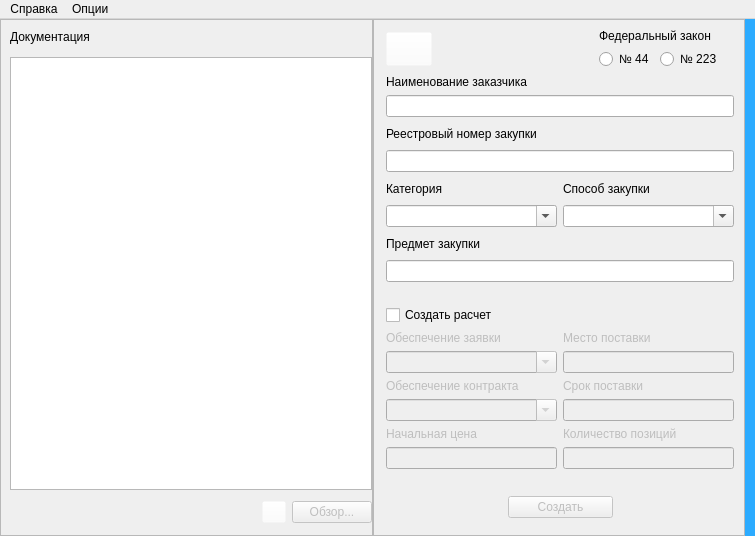
<?xml version="1.0" encoding="UTF-8"?>
<ui version="4.0">
 <class>Ui</class>
 <widget class="QMainWindow" name="Ui">
  <property name="geometry">
   <rect>
    <x>0</x>
    <y>0</y>
    <width>755</width>
    <height>536</height>
   </rect>
  </property>
  <property name="minimumSize">
   <size>
    <width>755</width>
    <height>536</height>
   </size>
  </property>
  <property name="maximumSize">
   <size>
    <width>1000</width>
    <height>536</height>
   </size>
  </property>
  <property name="font">
   <font>
    <kerning>true</kerning>
   </font>
  </property>
  <property name="windowTitle">
   <string>Tend Менеджер</string>
  </property>
  <property name="windowOpacity">
   <double>1.000000000000000</double>
  </property>
  <property name="styleSheet">
   <string notr="true"/>
  </property>
  <widget class="QWidget" name="centralwidget">
   <property name="maximumSize">
    <size>
     <width>16777215</width>
     <height>16777215</height>
    </size>
   </property>
   <layout class="QVBoxLayout" name="verticalLayout_2">
    <property name="leftMargin">
     <number>0</number>
    </property>
    <property name="topMargin">
     <number>0</number>
    </property>
    <property name="rightMargin">
     <number>0</number>
    </property>
    <property name="bottomMargin">
     <number>0</number>
    </property>
    <item>
     <layout class="QHBoxLayout" name="horizontalLayout_5">
      <property name="spacing">
       <number>0</number>
      </property>
      <property name="sizeConstraint">
       <enum>QLayout::SetDefaultConstraint</enum>
      </property>
      <property name="leftMargin">
       <number>0</number>
      </property>
      <item>
       <widget class="QFrame" name="frame_2">
        <property name="frameShape">
         <enum>QFrame::StyledPanel</enum>
        </property>
        <property name="frameShadow">
         <enum>QFrame::Raised</enum>
        </property>
        <layout class="QVBoxLayout" name="verticalLayout_7">
         <property name="topMargin">
          <number>2</number>
         </property>
         <property name="rightMargin">
          <number>0</number>
         </property>
         <item>
          <layout class="QHBoxLayout" name="horizontalLayout_7">
           <property name="spacing">
            <number>0</number>
           </property>
           <item>
            <widget class="QLabel" name="label_6">
             <property name="maximumSize">
              <size>
               <width>16777215</width>
               <height>27</height>
              </size>
             </property>
             <property name="text">
              <string>Документация</string>
             </property>
            </widget>
           </item>
          </layout>
         </item>
         <item>
          <widget class="QListWidget" name="_listDocuments">
           <property name="minimumSize">
            <size>
             <width>233</width>
             <height>383</height>
            </size>
           </property>
           <property name="maximumSize">
            <size>
             <width>16777215</width>
             <height>433</height>
            </size>
           </property>
          </widget>
         </item>
         <item>
          <layout class="QHBoxLayout" name="horizontalLayout_6">
           <property name="topMargin">
            <number>4</number>
           </property>
           <item>
            <spacer name="horizontalSpacer_5">
             <property name="orientation">
              <enum>Qt::Horizontal</enum>
             </property>
             <property name="sizeHint" stdset="0">
              <size>
               <width>40</width>
               <height>20</height>
              </size>
             </property>
            </spacer>
           </item>
           <item>
            <widget class="QPushButton" name="pushButton">
             <property name="enabled">
              <bool>false</bool>
             </property>
             <property name="maximumSize">
              <size>
               <width>24</width>
               <height>16777215</height>
              </size>
             </property>
             <property name="styleSheet">
              <string notr="true">background-color: rgba(255, 255, 255, 0);</string>
             </property>
             <property name="text">
              <string/>
             </property>
             <property name="icon">
              <iconset>
               <normaloff>interface/icons/add.ico</normaloff>interface/icons/add.ico</iconset>
             </property>
            </widget>
           </item>
           <item>
            <widget class="QPushButton" name="_btnView">
             <property name="enabled">
              <bool>false</bool>
             </property>
             <property name="minimumSize">
              <size>
               <width>0</width>
               <height>0</height>
              </size>
             </property>
             <property name="text">
              <string>Обзор...</string>
             </property>
            </widget>
           </item>
          </layout>
         </item>
        </layout>
       </widget>
      </item>
      <item>
       <widget class="QFrame" name="frame">
        <property name="styleSheet">
         <string notr="true"/>
        </property>
        <property name="frameShape">
         <enum>QFrame::StyledPanel</enum>
        </property>
        <property name="frameShadow">
         <enum>QFrame::Raised</enum>
        </property>
        <layout class="QVBoxLayout" name="verticalLayout_3">
         <property name="spacing">
          <number>6</number>
         </property>
         <property name="leftMargin">
          <number>12</number>
         </property>
         <property name="rightMargin">
          <number>10</number>
         </property>
         <item>
          <layout class="QGridLayout" name="gridLayout">
           <property name="rightMargin">
            <number>0</number>
           </property>
           <item row="2" column="0" colspan="3">
            <widget class="QLabel" name="label">
             <property name="text">
              <string>Наименование заказчика</string>
             </property>
            </widget>
           </item>
           <item row="0" column="2" colspan="3">
            <widget class="QLabel" name="label_5">
             <property name="text">
              <string>Федеральный закон</string>
             </property>
            </widget>
           </item>
           <item row="1" column="1">
            <spacer name="horizontalSpacer">
             <property name="orientation">
              <enum>Qt::Horizontal</enum>
             </property>
             <property name="sizeHint" stdset="0">
              <size>
               <width>40</width>
               <height>20</height>
              </size>
             </property>
            </spacer>
           </item>
           <item row="0" column="0" rowspan="2">
            <widget class="QPushButton" name="btn_open_documents">
             <property name="enabled">
              <bool>true</bool>
             </property>
             <property name="minimumSize">
              <size>
               <width>46</width>
               <height>34</height>
              </size>
             </property>
             <property name="styleSheet">
              <string notr="true">background-color: rgba(255, 255, 255, 0);</string>
             </property>
             <property name="text">
              <string/>
             </property>
             <property name="icon">
              <iconset>
               <normaloff>../icons/arrow-right.ico</normaloff>
               <disabledoff>../icons/display-none.ico</disabledoff>../icons/arrow-right.ico</iconset>
             </property>
             <property name="iconSize">
              <size>
               <width>35</width>
               <height>35</height>
              </size>
             </property>
            </widget>
           </item>
           <item row="1" column="2">
            <layout class="QHBoxLayout" name="horizontalLayout_3">
             <item>
              <widget class="QRadioButton" name="_radio44">
               <property name="text">
                <string>№ 44</string>
               </property>
              </widget>
             </item>
             <item>
              <widget class="QRadioButton" name="_radio223">
               <property name="text">
                <string>№ 223</string>
               </property>
              </widget>
             </item>
            </layout>
           </item>
          </layout>
         </item>
         <item>
          <widget class="QLineEdit" name="_lineName">
           <property name="minimumSize">
            <size>
             <width>335</width>
             <height>0</height>
            </size>
           </property>
          </widget>
         </item>
         <item>
          <widget class="QLabel" name="label_2">
           <property name="text">
            <string>Реестровый номер закупки</string>
           </property>
          </widget>
         </item>
         <item>
          <widget class="QLineEdit" name="_lineRegNumber"/>
         </item>
         <item>
          <layout class="QHBoxLayout" name="horizontalLayout_2">
           <item>
            <widget class="QLabel" name="label_15">
             <property name="text">
              <string>Категория</string>
             </property>
            </widget>
           </item>
           <item>
            <widget class="QLabel" name="label_3">
             <property name="text">
              <string>Способ закупки</string>
             </property>
            </widget>
           </item>
          </layout>
         </item>
         <item>
          <layout class="QHBoxLayout" name="horizontalLayout">
           <item>
            <widget class="QComboBox" name="_comboCat">
             <property name="editable">
              <bool>true</bool>
             </property>
            </widget>
           </item>
           <item>
            <widget class="QComboBox" name="_comboMethod">
             <property name="editable">
              <bool>true</bool>
             </property>
            </widget>
           </item>
          </layout>
         </item>
         <item>
          <widget class="QLabel" name="label_4">
           <property name="text">
            <string>Предмет закупки</string>
           </property>
          </widget>
         </item>
         <item>
          <widget class="QLineEdit" name="_lineObject"/>
         </item>
         <item>
          <layout class="QHBoxLayout" name="horizontalLayout_8">
           <property name="topMargin">
            <number>17</number>
           </property>
           <item>
            <layout class="QVBoxLayout" name="verticalLayout_6">
             <item>
              <widget class="QCheckBox" name="_checkBoxPayment">
               <property name="minimumSize">
                <size>
                 <width>0</width>
                 <height>20</height>
                </size>
               </property>
               <property name="text">
                <string>Создать расчет</string>
               </property>
              </widget>
             </item>
             <item>
              <widget class="QLabel" name="label_appSecurity">
               <property name="enabled">
                <bool>false</bool>
               </property>
               <property name="text">
                <string>Обеспечение заявки</string>
               </property>
              </widget>
             </item>
             <item>
              <widget class="QComboBox" name="_lineAppSecurity">
               <property name="enabled">
                <bool>false</bool>
               </property>
               <property name="editable">
                <bool>true</bool>
               </property>
               <item>
                <property name="text">
                 <string/>
                </property>
               </item>
               <item>
                <property name="text">
                 <string>Не требуется</string>
                </property>
               </item>
               <item>
                <property name="text">
                 <string>5%</string>
                </property>
               </item>
              </widget>
             </item>
             <item>
              <widget class="QLabel" name="label_contractSecurity">
               <property name="enabled">
                <bool>false</bool>
               </property>
               <property name="text">
                <string>Обеспечение контракта</string>
               </property>
              </widget>
             </item>
             <item>
              <widget class="QComboBox" name="_lineContractSecurity">
               <property name="enabled">
                <bool>false</bool>
               </property>
               <property name="editable">
                <bool>true</bool>
               </property>
               <item>
                <property name="text">
                 <string/>
                </property>
               </item>
               <item>
                <property name="text">
                 <string>Не требуется</string>
                </property>
               </item>
               <item>
                <property name="text">
                 <string>5%</string>
                </property>
               </item>
              </widget>
             </item>
             <item>
              <widget class="QLabel" name="label_currentPrice">
               <property name="enabled">
                <bool>false</bool>
               </property>
               <property name="text">
                <string>Начальная цена</string>
               </property>
              </widget>
             </item>
             <item>
              <widget class="QLineEdit" name="_lineCurrentPrice">
               <property name="enabled">
                <bool>false</bool>
               </property>
              </widget>
             </item>
            </layout>
           </item>
           <item>
            <layout class="QVBoxLayout" name="verticalLayout_5">
             <item>
              <widget class="QLabel" name="label_14">
               <property name="minimumSize">
                <size>
                 <width>0</width>
                 <height>20</height>
                </size>
               </property>
               <property name="text">
                <string/>
               </property>
              </widget>
             </item>
             <item>
              <widget class="QLabel" name="label_place">
               <property name="enabled">
                <bool>false</bool>
               </property>
               <property name="text">
                <string>Место поставки</string>
               </property>
              </widget>
             </item>
             <item>
              <widget class="QLineEdit" name="_linePlace">
               <property name="enabled">
                <bool>false</bool>
               </property>
              </widget>
             </item>
             <item>
              <widget class="QLabel" name="label_period">
               <property name="enabled">
                <bool>false</bool>
               </property>
               <property name="text">
                <string>Срок поставки</string>
               </property>
              </widget>
             </item>
             <item>
              <widget class="QLineEdit" name="_linePeriod">
               <property name="enabled">
                <bool>false</bool>
               </property>
              </widget>
             </item>
             <item>
              <widget class="QLabel" name="label_positionCount">
               <property name="enabled">
                <bool>false</bool>
               </property>
               <property name="text">
                <string>Количество позиций</string>
               </property>
              </widget>
             </item>
             <item>
              <widget class="QLineEdit" name="_linePositionCount">
               <property name="enabled">
                <bool>false</bool>
               </property>
              </widget>
             </item>
            </layout>
           </item>
          </layout>
         </item>
         <item>
          <layout class="QHBoxLayout" name="horizontalLayout_4">
           <property name="topMargin">
            <number>21</number>
           </property>
           <property name="bottomMargin">
            <number>8</number>
           </property>
           <item>
            <spacer name="horizontalSpacer_3">
             <property name="orientation">
              <enum>Qt::Horizontal</enum>
             </property>
             <property name="sizeHint" stdset="0">
              <size>
               <width>40</width>
               <height>20</height>
              </size>
             </property>
            </spacer>
           </item>
           <item>
            <widget class="QPushButton" name="_btnGenerate">
             <property name="enabled">
              <bool>false</bool>
             </property>
             <property name="minimumSize">
              <size>
               <width>105</width>
               <height>0</height>
              </size>
             </property>
             <property name="text">
              <string>Создать</string>
             </property>
            </widget>
           </item>
           <item>
            <spacer name="horizontalSpacer_2">
             <property name="orientation">
              <enum>Qt::Horizontal</enum>
             </property>
             <property name="sizeHint" stdset="0">
              <size>
               <width>40</width>
               <height>20</height>
              </size>
             </property>
            </spacer>
           </item>
          </layout>
         </item>
        </layout>
       </widget>
      </item>
      <item>
       <widget class="Line" name="line">
        <property name="minimumSize">
         <size>
          <width>10</width>
          <height>500</height>
         </size>
        </property>
        <property name="styleSheet">
         <string notr="true">background-color: rgb(44, 171, 255);
color: rgb(41, 134, 255);</string>
        </property>
        <property name="frameShadow">
         <enum>QFrame::Raised</enum>
        </property>
        <property name="lineWidth">
         <number>0</number>
        </property>
        <property name="midLineWidth">
         <number>0</number>
        </property>
        <property name="orientation">
         <enum>Qt::Vertical</enum>
        </property>
       </widget>
      </item>
      <item>
       <layout class="QVBoxLayout" name="verticalLayout_4"/>
      </item>
     </layout>
    </item>
   </layout>
  </widget>
  <widget class="QMenuBar" name="menubar">
   <property name="geometry">
    <rect>
     <x>0</x>
     <y>0</y>
     <width>755</width>
     <height>21</height>
    </rect>
   </property>
   <property name="sizePolicy">
    <sizepolicy hsizetype="Fixed" vsizetype="Minimum">
     <horstretch>0</horstretch>
     <verstretch>0</verstretch>
    </sizepolicy>
   </property>
   <property name="minimumSize">
    <size>
     <width>0</width>
     <height>0</height>
    </size>
   </property>
   <property name="sizeIncrement">
    <size>
     <width>0</width>
     <height>0</height>
    </size>
   </property>
   <property name="baseSize">
    <size>
     <width>0</width>
     <height>0</height>
    </size>
   </property>
   <property name="styleSheet">
    <string notr="true">background: </string>
   </property>
   <property name="nativeMenuBar">
    <bool>true</bool>
   </property>
   <widget class="QMenu" name="menu">
    <property name="font">
     <font>
      <weight>50</weight>
      <italic>false</italic>
      <bold>false</bold>
      <underline>false</underline>
      <strikeout>false</strikeout>
      <kerning>true</kerning>
     </font>
    </property>
    <property name="title">
     <string>Опции     </string>
    </property>
    <widget class="QMenu" name="chose_lasts">
     <property name="title">
      <string>Последние</string>
     </property>
    </widget>
    <addaction name="openSettings"/>
    <addaction name="chose_lasts"/>
    <addaction name="separator"/>
    <addaction name="actionValidator"/>
    <addaction name="separator"/>
    <addaction name="actionClose"/>
   </widget>
   <widget class="QMenu" name="menu_2">
    <property name="geometry">
     <rect>
      <x>269</x>
      <y>125</y>
      <width>135</width>
      <height>94</height>
     </rect>
    </property>
    <property name="title">
     <string>Справка</string>
    </property>
    <addaction name="actionLicense_2"/>
    <addaction name="actionAbout_2"/>
   </widget>
   <addaction name="menu_2"/>
   <addaction name="menu"/>
  </widget>
  <action name="openSettings">
   <property name="text">
    <string>Настройки</string>
   </property>
   <property name="font">
    <font/>
   </property>
  </action>
  <action name="actionAbout">
   <property name="text">
    <string>О программе</string>
   </property>
  </action>
  <action name="action0">
   <property name="text">
    <string>0</string>
   </property>
  </action>
  <action name="actionClose">
   <property name="text">
    <string>Выход</string>
   </property>
  </action>
  <action name="actionLicense">
   <property name="text">
    <string>Лицензия</string>
   </property>
  </action>
  <action name="actionValidator">
   <property name="text">
    <string>Валидатор</string>
   </property>
  </action>
  <action name="actionAbout_2">
   <property name="text">
    <string>О программе</string>
   </property>
  </action>
  <action name="actionLicense_2">
   <property name="text">
    <string>Лицензия</string>
   </property>
  </action>
 </widget>
 <resources/>
 <connections/>
</ui>
